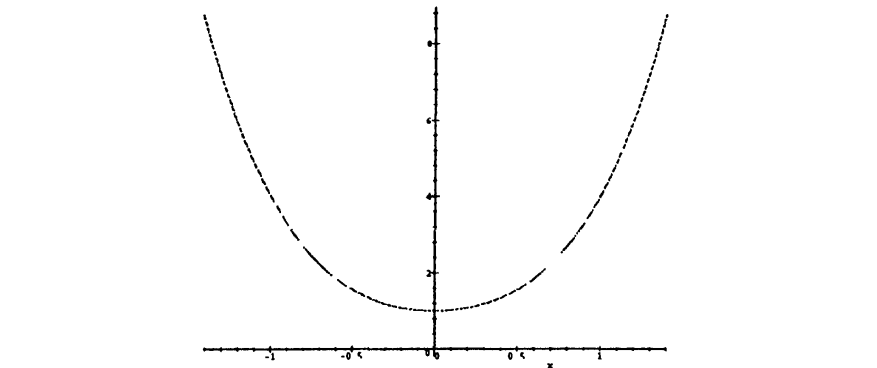
#> input picture 08_source_code/SY03-15_量子场论动力学/源码/figs/fig_p031_1.png, 1753 x 736 px (shown at 1/2 size); its folder holds only this picture in this run
$ python contact_sheet.py
#> lines starting #> are read from the running program, lines starting #| are printed output that depends on the picture
# -*- coding: utf-8 -*-
"""Build a contact sheet of all cropped figures for visual QC.

Usage: python contact_sheet.py [out.png]
"""
import glob
import os
import sys

from PIL import Image, ImageDraw, ImageFont

ROOT = os.path.dirname(os.path.dirname(os.path.abspath(__file__)))
FIG = os.path.join(ROOT, "figs")
OUT = sys.argv[1] if len(sys.argv) > 1 else os.path.join(ROOT, "meta", "contact_sheet.png")

files = sorted(glob.glob(os.path.join(FIG, "fig_p*.png")))
if not files:
    raise SystemExit("no figures")

COLS, THUMB_W, PAD, LABEL_H = 4, 360, 10, 22
font = ImageFont.load_default()
cells = []
for f in files:
    im = Image.open(f).convert("L")
#> im is the input picture: PIL image 1753x736 L; min 0, max 255, mean 252
    w, h = im.size
#> w = 1753; h = 736
    th = int(h * THUMB_W / w)
#> th = 151
    th = min(th, 520)
    im = im.resize((THUMB_W, th), Image.LANCZOS)
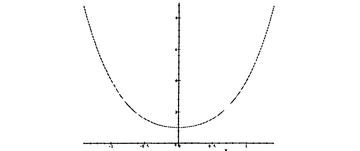
#> im: PIL image 360x151 L; min 0, max 255, mean 251.7
    cells.append((os.path.basename(f), im, th))

rows = (len(cells) + COLS - 1) // COLS
#> rows = 1
row_h = [0] * rows
#> row_h = [0]
for i, (_, im, th) in enumerate(cells):
    row_h[i // COLS] = max(row_h[i // COLS], th)
#> this loop made 1 pass
#> th on pass 1: 151
#> after the loop, row_h = [151]
W = COLS * (THUMB_W + PAD) + PAD
H = sum(r + LABEL_H + PAD for r in row_h) + PAD
#> H = 193
sheet = Image.new("L", (W, H), 255)
#> sheet: PIL image 1490x193 L; every value is 255
d = ImageDraw.Draw(sheet)
y = PAD
for r in range(rows):
    x = PAD
    for c in range(COLS):
        i = r * COLS + c
        if i >= len(cells):
            break
        name, im, th = cells[i]
        sheet.paste(im, (x, y + LABEL_H))
        d.text((x + 2, y + 4), name.replace("fig_", "").replace(".png", ""), fill=0, font=font)
        x += THUMB_W + PAD
    y += row_h[r] + LABEL_H + PAD
#> this loop made 1 pass
#> y on pass 1: 193
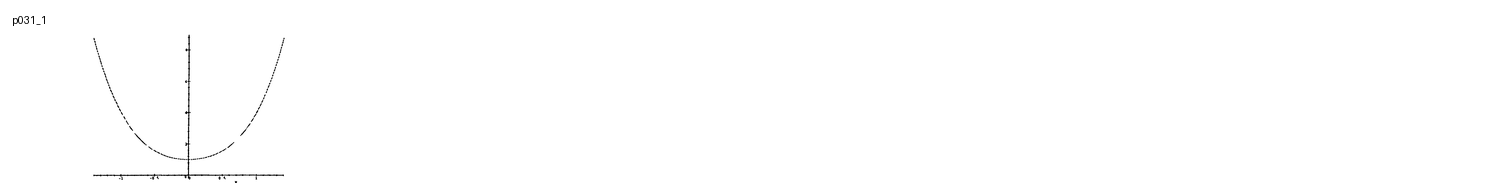
#> sheet: PIL image 1490x193 L; min 0, max 255, mean 254.3
#> after the loop, y = 193
sheet.save(OUT)
print("saved", OUT, sheet.size, f"({len(cells)} figures)")
#| saved 08_source_code/SY03-15_量子场论动力学/工程文件/meta/contact_sheet.png (1490, 193) (1 figures)

$ run again, on 08_source_code/SY03-15_量子场论动力学/源码/figs/fig_p156_1.png
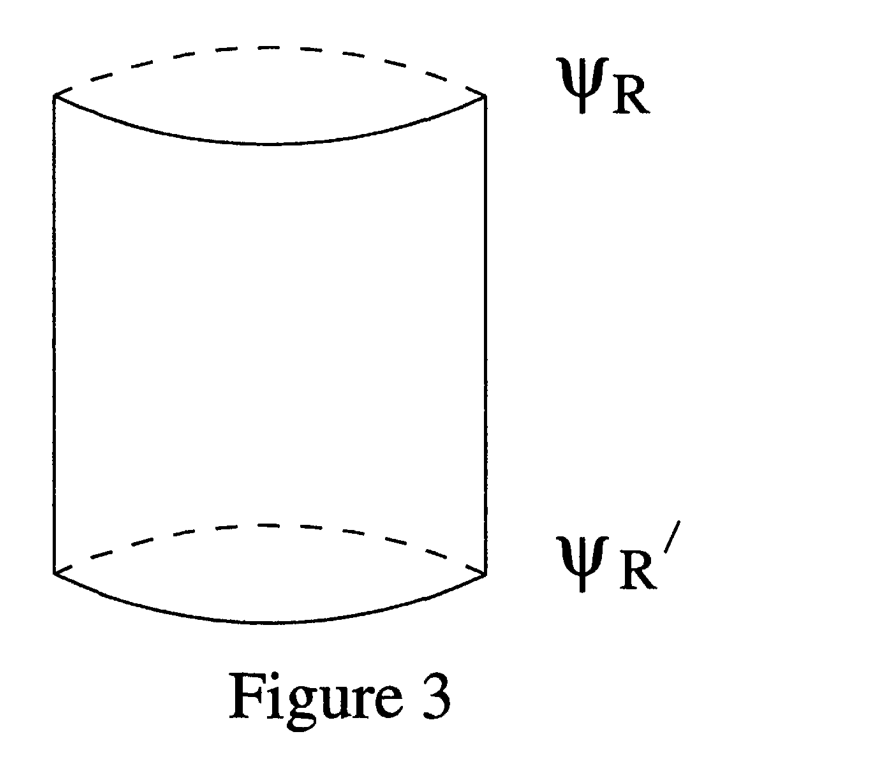
#> input picture 08_source_code/SY03-15_量子场论动力学/源码/figs/fig_p156_1.png, 874 x 780 px
#> im is the input picture: PIL image 874x780 L; min 0, max 255, mean 249.7
#> im: PIL image 360x321 L
#> rows = 1
#> `row_h = [0] * rows`: row_h = [0]
#> the loop `for i, (_, im, th) in enumerate(cells):` made 1 pass
#> th on pass 1: 321
#> after the loop `for i, (_, im, th) in enumerate(cells):`: row_h = [321]
#> H = 363
#> the loop `for r in range(rows):` made 1 pass
#> y on pass 1: 363
#> after the loop `for r in range(rows):`:
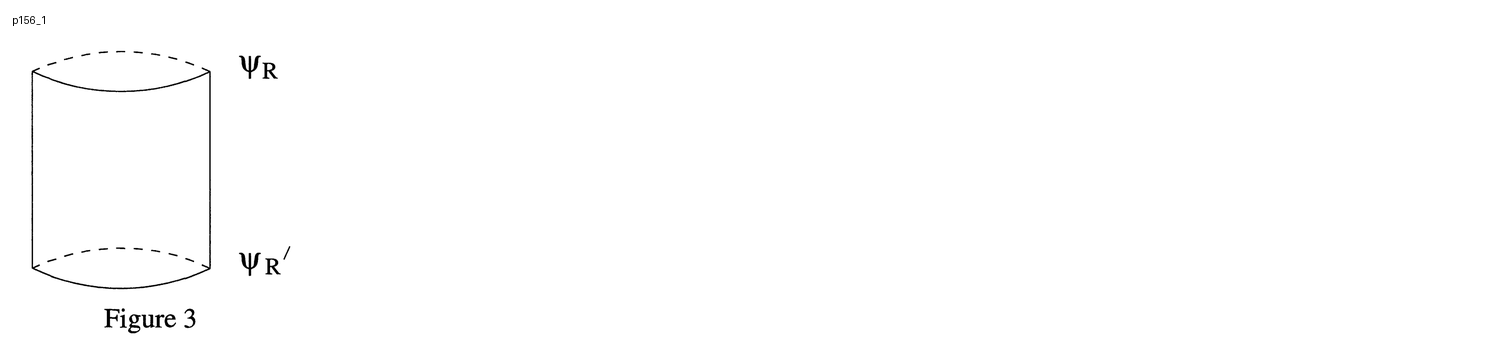
#> sheet: PIL image 1490x363 L; min 0, max 255, mean 253.8
#| saved 08_source_code/SY03-15_量子场论动力学/工程文件/meta/contact_sheet.png (1490, 363) (1 figures)

$ run again, on 08_source_code/SY03-15_量子场论动力学/源码/figs/fig_p185_1.png
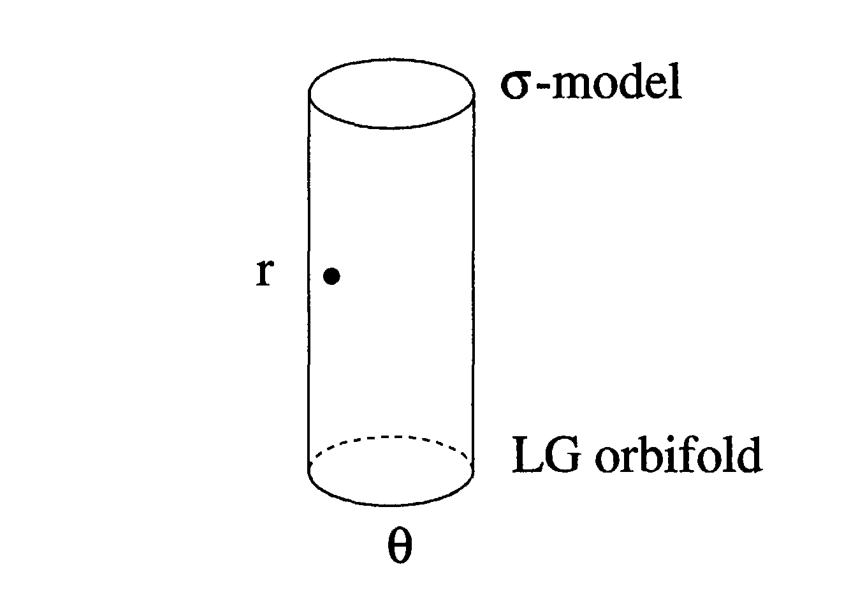
#> input picture 08_source_code/SY03-15_量子场论动力学/源码/figs/fig_p185_1.png, 849 x 594 px
#> im is the input picture: PIL image 849x594 L; min 0, max 255, mean 250
#> im: PIL image 360x251 L
#> rows = 1
#> `row_h = [0] * rows`: row_h = [0]
#> the loop `for i, (_, im, th) in enumerate(cells):` made 1 pass
#> th on pass 1: 251
#> after the loop `for i, (_, im, th) in enumerate(cells):`: row_h = [251]
#> H = 293
#> the loop `for r in range(rows):` made 1 pass
#> y on pass 1: 293
#> after the loop `for r in range(rows):`:
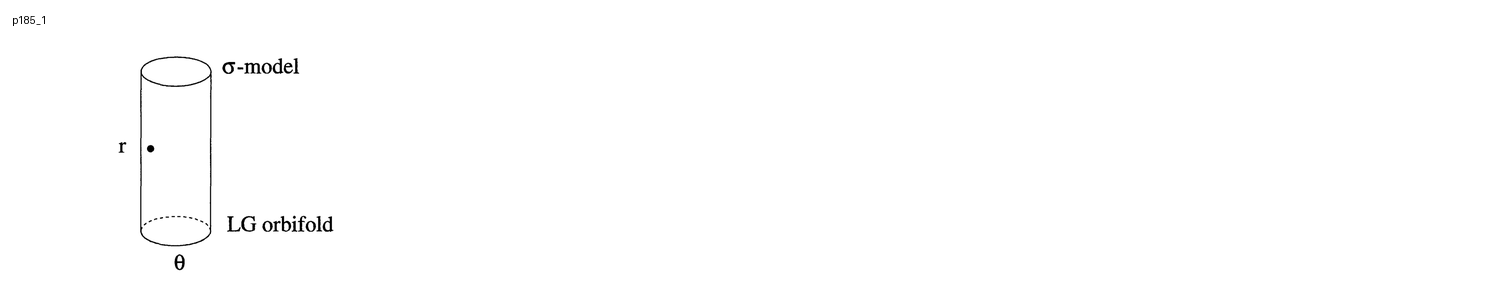
#> sheet: PIL image 1490x293 L; min 0, max 255, mean 253.9
#| saved 08_source_code/SY03-15_量子场论动力学/工程文件/meta/contact_sheet.png (1490, 293) (1 figures)

$ run again, on 08_source_code/SY03-15_量子场论动力学/源码/figs/fig_p069_1.png
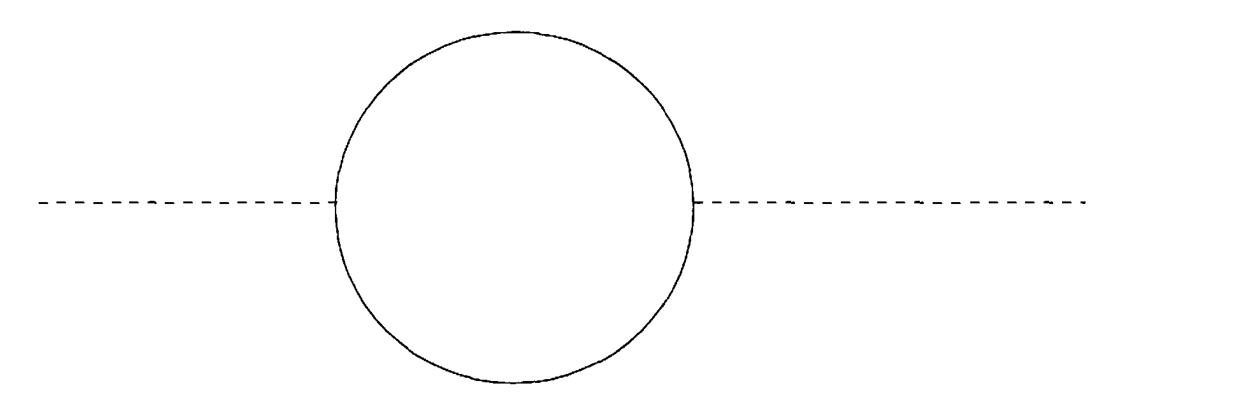
#> input picture 08_source_code/SY03-15_量子场论动力学/源码/figs/fig_p069_1.png, 1235 x 415 px
#> im is the input picture: PIL image 1235x415 L; min 0, max 255, mean 253.5
#> im: PIL image 360x120 L
#> rows = 1
#> `row_h = [0] * rows`: row_h = [0]
#> the loop `for i, (_, im, th) in enumerate(cells):` made 1 pass
#> th on pass 1: 120
#> after the loop `for i, (_, im, th) in enumerate(cells):`: row_h = [120]
#> H = 162
#> the loop `for r in range(rows):` made 1 pass
#> y on pass 1: 162
#> after the loop `for r in range(rows):`:
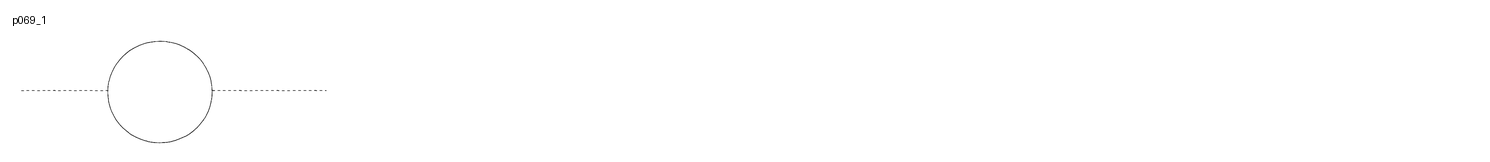
#> sheet: PIL image 1490x162 L; min 7, max 255, mean 254.6
#| saved 08_source_code/SY03-15_量子场论动力学/工程文件/meta/contact_sheet.png (1490, 162) (1 figures)
